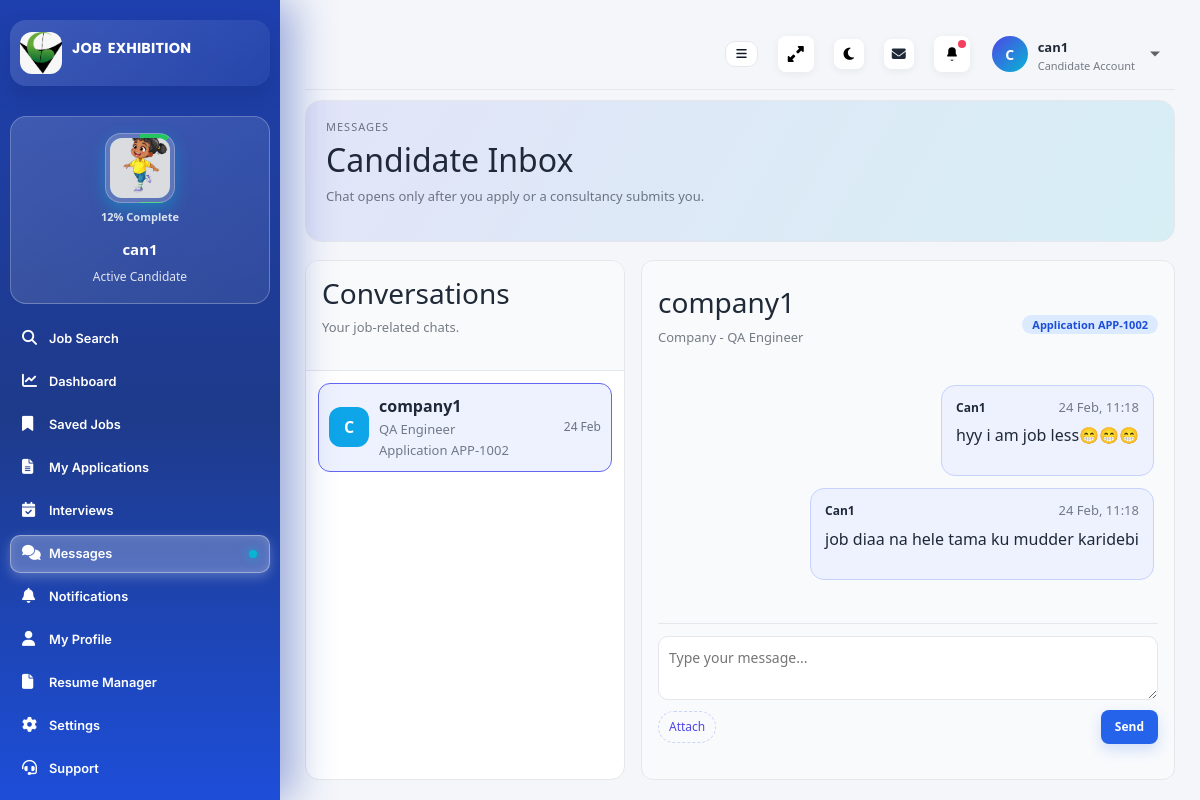
/candidate/messages/ (signed in), run on an earlier commit of the app's database.
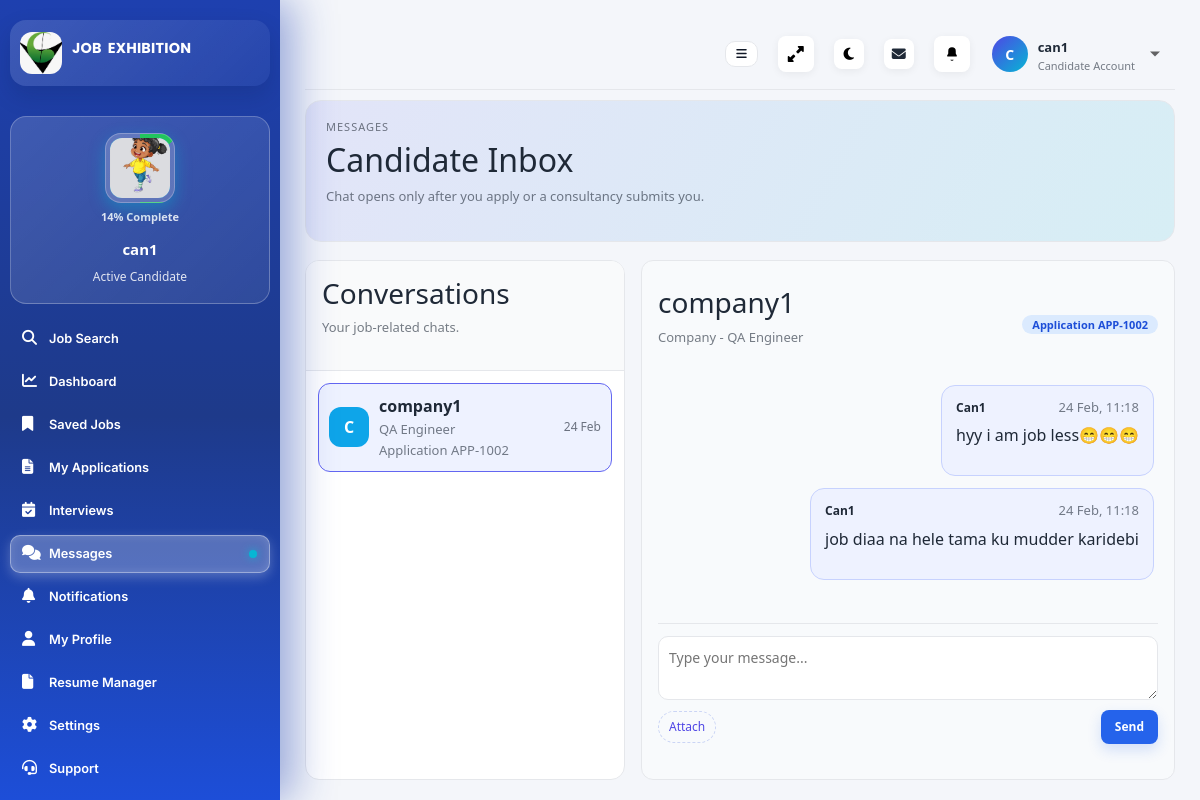
And on a later commit of the database.
### dashboard/models.py (models this page shows, shortened)
class UserBase(models.Model):
    name = models.CharField(max_length=200)
    email = models.EmailField(max_length=254)
    phone = models.CharField(max_length=50, blank=True)
    password = models.CharField(max_length=128, blank=True)
    location = models.CharField(max_length=120, blank=True)
    address = models.TextField(blank=True)
    registration_date = models.DateTimeField(auto_now_add=True)
    last_login = models.DateTimeField(null=True, blank=True)
    profile_image = models.FileField(upload_to="profiles/", null=True, blank=True)
    account_type = models.CharField(max_length=50, blank=True)
    profile_completion = models.PositiveIntegerField(default=0)
    kyc_status = models.CharField(max_length=20, choices=KYC_CHOICES, default="Pending")
    account_status = models.CharField(max_length=20, choices=ACCOUNT_STATUS_CHOICES, default="Active")
    warning_count = models.PositiveIntegerField(default=0)
    suspension_reason = models.CharField(max_length=255, blank=True)
    class Meta:
        abstract = True

class Candidate(UserBase):
    date_of_birth = models.DateField(null=True, blank=True)
    gender = models.CharField(max_length=20, blank=True)
    preferred_job_location = models.CharField(max_length=200, blank=True)
    marital_status = models.CharField(max_length=40, blank=True)
    nationality = models.CharField(max_length=120, blank=True)
    resume = models.FileField(upload_to="documents/candidates/", null=True, blank=True)
    id_proof = models.FileField(upload_to="documents/candidates/", null=True, blank=True)
    bio = models.TextField(blank=True)
    career_objective = models.TextField(blank=True)
    skills = models.CharField(max_length=255, blank=True)
    secondary_skills = models.CharField(max_length=255, blank=True)
    alt_phone = models.CharField(max_length=50, blank=True)
    phone_verified = models.BooleanField(default=False)
    email_verified = models.BooleanField(default=False)
    experience_type = models.CharField(max_length=40, blank=True)
    employment_type = models.CharField(max_length=40, blank=True)
    experience = models.CharField(max_length=120, blank=True)
    total_experience = models.CharField(max_length=120, blank=True)
    current_job_status = models.CharField(max_length=40, blank=True)
    current_company = models.CharField(max_length=200, blank=True)
    current_salary = models.CharField(max_length=120, blank=True)
    current_position = models.CharField(max_length=120, blank=True)
    expected_salary = models.CharField(max_length=120, blank=True)
    notice_period = models.CharField(max_length=120, blank=True)
    preferred_industry = models.CharField(max_length=200, blank=True)
    willing_to_relocate = models.BooleanField(default=False)
    education = models.CharField(max_length=200, blank=True)
    education_10th = models.CharField(max_length=200, blank=True)
    education_12th = models.CharField(max_length=200, blank=True)
    education_graduation = models.CharField(max_length=200, blank=True)
    education_post_graduation = models.CharField(max_length=200, blank=True)
    education_other = models.CharField(max_length=200, blank=True)
    certifications = models.CharField(max_length=255, blank=True)
    languages = models.CharField(max_length=200, blank=True)
    linkedin_url = models.URLField(blank=True)
    github_url = models.URLField(blank=True)
    portfolio_url = models.URLField(blank=True)
    portfolio_file = models.FileField(upload_to="documents/candidates/portfolio/", null=True, blank=True)
    video_resume = models.FileField(upload_to="documents/candidates/video/", null=True, blank=True)
    availability_status = models.CharField(max_length=40, blank=True)
    profile_visibility = models.BooleanField(default=True)
    source_consultancy = models.ForeignKey(
        "Consultancy",
        on_delete=models.SET_NULL,
        null=True,
        blank=True,
        related_name="candidate_pool",
    )

### dashboard/views.py (the view, shortened to what this page needs)
# urls.py: path("candidate/messages/", views.candidate_messages_view, name="candidate_messages"),
@candidate_login_required
def candidate_messages_view(request):
    candidate_id = request.session.get("candidate_id")
    candidate = Candidate.objects.filter(id=candidate_id).first()
    if not candidate:
        return redirect("dashboard:login")
    threads = (
        MessageThread.objects.filter(candidate=candidate)
        .select_related("job", "company", "consultancy", "application")
        .order_by("-last_message_at", "-created_at")
    )
    active_thread = None
    thread_id = (request.GET.get("thread") or "").strip()
    if thread_id:
        active_thread = threads.filter(id=thread_id).first()
    if not active_thread and threads:
        active_thread = threads[0]
    thread_messages = []
    if active_thread:
        thread_messages = list(active_thread.messages.order_by("created_at"))
        Message.objects.filter(thread=active_thread, is_read=False).exclude(
            sender_role="candidate"
        ).update(is_read=True)
    thread_cards = _build_thread_cards(threads, "candidate")
    active_card = None
    if active_thread:
        active_card = next(
            (card for card in thread_cards if card["thread"].id == active_thread.id),
            None,
        )
    return render(
        request,
        "dashboard/candidate/candidate_messages.html",
        {
            "candidate": candidate,
            "threads": threads,
            "thread_cards": thread_cards,
            "active_card": active_card,
            "active_thread": active_thread,
            "thread_messages": thread_messages,
            "current_role": "candidate",
        },
    )

### dashboard/context_processors.py (called while the page is built, shortened)
def admin_profile_context(request):
    if not request.user.is_authenticated:
        return {"admin_profile": None}
    if not (request.user.is_staff or request.user.is_superuser):
        return {"admin_profile": None}
    profile, _ = AdminProfile.objects.get_or_create(user=request.user)
    return {"admin_profile": profile}

def _candidate_subscription_segment(email):
    if not email:
        return "non_subscribed", None
    subscription = (
        Subscription.objects.filter(
            account_type__iexact="Candidate",
            contact__iexact=email,
        )
        .order_by("-expiry_date", "-updated_at")
        .first()
    )
    if not subscription:
        return "non_subscribed", None

def _active_advertisement_for(audience, segment):
    ads = Advertisement.objects.filter(
        audience=audience,
        is_active=True,
    ).order_by("-created_at")
    scoped = ads.filter(Q(segment=segment) | Q(segment="") | Q(segment__isnull=True)).first()
    if scoped:
        return scoped
    generic = ads.filter(Q(segment="") | Q(segment__isnull=True)).first()
    return generic or ads.first()

### dashboard/templates/dashboard/candidate/candidate_messages.html (shortened to what this page needs)
{% extends "dashboard/candidate/candidate_base.html" %}
{% load static %}
{% block content %}
<section class="page-hero">
  <div>
    <p class="eyebrow">Messages</p>
    <h2>Candidate Inbox</h2>
    <p class="muted">Chat opens only after you apply or a consultancy submits you.</p>
  </div>
</section>
<section class="chat-shell chat-threaded">
  <aside class="chat-thread-panel">
    <div class="chat-panel-header">
      <div>
        <h3>Conversations</h3>
        <p class="muted">Your job-related chats.</p>
      </div>
    </div>
    <div class="chat-thread-list">
      {% if thread_cards %}
        {% for card in thread_cards %}
        <a class="chat-thread {% if active_thread and card.thread.id == active_thread.id %}active{% endif %}" href="?thread={{ card.thread.id }}">
          <div class="thread-avatar">{{ card.partner_name|default:"?"|first|upper }}</div>
          <div class="thread-meta">
            <strong>{{ card.partner_name }}</strong>
            <span class="muted">{{ card.job_title }}</span>
            <small class="muted">Application {{ card.application_id|default:"--" }}</small>
          </div>
          <div class="thread-end">
            <span class="thread-time">{{ card.last_message_at|date:"d M" }}</span>
          </div>
        </a>
        {% endfor %}
      {% else %}
        <div class="analysis-card">
          <strong>No conversations yet</strong>
          <p class="muted">Apply to a job to unlock chat.</p>
        </div>
      {% endif %}
    </div>
  </aside>
  <div class="chat-window chat-threaded-window">
    {% if active_thread %}
    <div class="chat-header">
      <div>
        <h3>{{ active_card.partner_name|default:"Conversation" }}</h3>
        <p class="muted">{{ active_card.partner_role }} - {{ active_card.job_title }}</p>
      </div>
      <span class="badge info">Application {{ active_card.application_id|default:"--" }}</span>
    </div>
    <div class="chat-messages">
      {% if thread_messages %}
        {% for msg in thread_messages %}
        <div class="chat-message {% if msg.sender_role == current_role %}company{% else %}support{% endif %}">
          <div class="chat-bubble">
            <div class="chat-meta">
              <strong>{{ msg.sender_name|default:msg.sender_role|title }}</strong>
              <span class="muted">{{ msg.created_at|date:"d M, H:i" }}</span>
            </div>
            {% if msg.body %}
            <p>{{ msg.body }}</p>
            {% endif %}
          </div>
        </div>
        {% endfor %}
      {% else %}
        <div class="analysis-card">
          <strong>No messages yet</strong>
          <p class="muted">Start the conversation with a quick hello.</p>
        </div>
      {% endif %}
    </div>
    <form class="chat-input" method="post" enctype="multipart/form-data">
      <textarea name="message_body" rows="2" placeholder="Type your message..."></textarea>
      <div class="chat-actions">
        <label class="file-pill">
          Attach
        </label>
        <button class="btn primary" type="submit">Send</button>
      </div>
    </form>
    {% else %}
    <div class="analysis-card">
      <strong>Select a conversation</strong>
      <p class="muted">Apply to a job to unlock messaging.</p>
    </div>
    {% endif %}
  </div>
</section>
{% endblock %}

### dashboard/templates/dashboard/candidate/candidate_base.html (shortened to what the changed rows need)
{% load static %}
<!doctype html>
<html lang="en">
  <head>
    <link rel="stylesheet" href="https://cdn.jsdelivr.net/npm/bootstrap@5.3.2/dist/css/bootstrap.min.css" />
    <link rel="stylesheet" href="https://cdnjs.cloudflare.com/ajax/libs/font-awesome/6.5.0/css/all.min.css" />
    <link rel="stylesheet" href="{% static 'dashboard/css/style.css' %}?v={{ static_asset_version }}" />
  </head>
  <body class="candidate-dashboard">
    <div class="app-shell">
      <aside class="sidebar candidate-sidebar">
        <div class="brand">
          <div class="brand-text">
            <h1 class="style-1"><span class="brand-job">Job</span> <span class="brand-exhibition">Exhibition</span></h1>
          </div>
</div>
        <div class="company-user candidate-user">
          <div class="company-logo-stack">
            <div class="company-logo" style="--progress: {{ candidate.profile_completion|default:0 }};">
              {% if candidate.profile_image %}
                <img src="{{ candidate.profile_image.url }}" alt="Candidate photo" />
              {% else %}
                <span>{{ candidate.name|default:"C"|first|upper }}</span>
              {% endif %}
            </div>
            <span class="profile-progress-text">{{ candidate.profile_completion|default:0 }}% Complete</span>
          </div>
          <div class="company-user-meta">
            <strong>{{ candidate.name|default:"candidate" }}</strong>
            <span>{{ candidate.account_status|default:"Active" }} Candidate</span>
          </div>
        </div>
      </aside>
      <main class="main">
        <header class="page-header">
          <div class="topbar">
            <div class="top-actions">
              <details class="notification-dropdown">
                <summary class="icon-btn" aria-label="Notifications">
                  <svg viewBox="0 0 24 24" aria-hidden="true"><path d="M12 3a5 5 0 0 0-5 5v3.2l-1.4 2.7a1 1 0 0 0 .9 1.5h11a1 1 0 0 0 .9-1.5L17 11.2V8a5 5 0 0 0-5-5Zm0 18a2.5 2.5 0 0 0 2.3-1.5h-4.6A2.5 2.5 0 0 0 12 21Z" /></svg>
                  {% if panel_notification_unread_count > 0 %}<span class="notif-dot"></span>{% endif %}
                </summary>
              </details>
            </div>
            <details class="profile-dropdown">
              <summary class="profile-summary">
                <div class="profile-avatar">{{ candidate.name|default:"C"|first|upper }}</div>
                <div class="profile-meta">
                  <strong>{{ candidate.name|default:"candidate" }}</strong>
                  <span>Candidate Account</span>
                </div>
                <svg class="chevron" viewBox="0 0 24 24" aria-hidden="true"><path d="m6 9 6 6 6-6" /></svg>
              </summary>
            </details>
          </div>
        </header>
        {% block content %}{% endblock %}
      </main>
    </div>
  </body>
</html>

What changed in the data, as far as the page shows it:
changed Candidate "can1": profile_completion "12" → "14"
